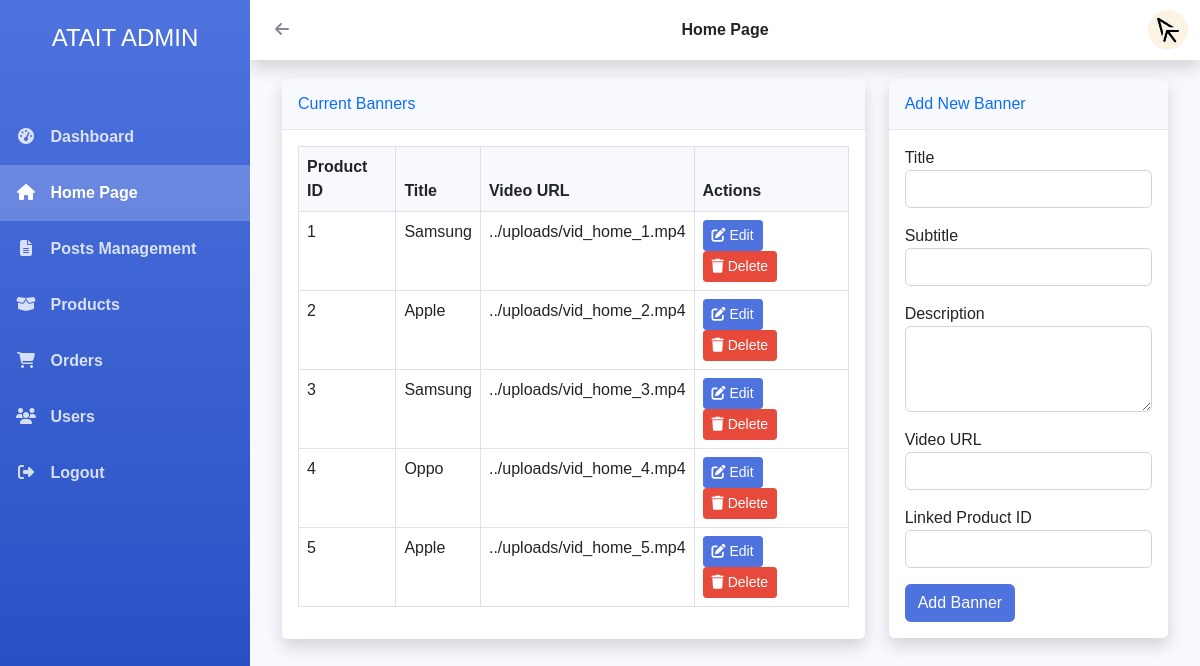
Screenshot of /52300173_52300157/admin/admin.php?section=home (signed in) with the database file from the repository.
### tables this page shows
CREATE TABLE `banners` (
  `id` int(11) NOT NULL,
  `video_url` varchar(255) DEFAULT NULL,
  `title` varchar(255) DEFAULT NULL,
  `subtitle` varchar(255) DEFAULT NULL,
  `description` text DEFAULT NULL,
  `product_id` int(11) DEFAULT NULL
);

### 52300173_52300157/admin/views/banners/index.php (the view, shortened to what this page needs)
<?php
$banners = $pdo->query("SELECT * FROM banners ORDER BY id ASC")->fetchAll();
$banners = $pdo->query("SELECT * FROM banners ORDER BY id ASC")->fetchAll();
?>
<div class="container-fluid">
    <h1 class="h3 mb-4 text-gray-800">Homepage Banners</h1>
    <div class="row">
        <div class="col-lg-8">
            <div class="card shadow mb-4">
                <div class="card-header py-3">
                    <h6 class="m-0 font-weight-bold text-primary">Current Banners</h6>
                </div>
                <div class="card-body">
                    <div class="table-responsive">
                        <table class="table table-bordered">
                            <thead>
                                <tr>
                                    <th>Product ID</th>
                                    <th>Title</th>
                                    <th>Video URL</th>
                                    <th>Actions</th>
                                </tr>
                            </thead>
                            <tbody>
                                <?php foreach ($banners as $banner): ?>
                                <tr>
                                    <td><?= htmlspecialchars($banner['product_id']) ?></td>
                                    <td><?= htmlspecialchars($banner['title']) ?></td>
                                    <td><?= htmlspecialchars($banner['video_url']) ?></td>
                                    <td>
                                        <a href="admin.php?section=home&action=edit_banner&id=<?= $banner['id'] ?>" class="btn btn-sm btn-primary">
    <i class="fas fa-edit"></i> Edit
</a>
                                        <form method="POST" style="display:inline;">
                                            <button type="submit" name="delete_banner" class="btn btn-sm btn-danger" onclick="return confirm('Are you sure?')">
                                                <i class="fas fa-trash"></i> Delete
                                            </button>
                                        </form>
                                    </td>
                                </tr>
                                <?php endforeach; ?>
                            </tbody>
                        </table>
                    </div>
                </div>
            </div>
        </div>
        <div class="col-lg-4">
            <div class="card shadow mb-4">
                <div class="card-header py-3">
                    <h6 class="m-0 font-weight-bold text-primary">Add New Banner</h6>
                </div>
                <div class="card-body">
                    <form method="POST">
                        <div class="form-group">
                            <label>Title</label>
                            <input type="text" name="title" class="form-control" required>
                        </div>
                        <div class="form-group">
                            <label>Subtitle</label>
                            <input type="text" name="subtitle" class="form-control" required>
                        </div>
                        <div class="form-group">
                            <label>Description</label>
                            <textarea name="description" class="form-control" rows="3" required></textarea>
                        </div>
                        <div class="form-group">
                            <label>Video URL</label>
                            <input type="text" name="video_url" class="form-control" required>
                        </div>
                        <div class="form-group">
                            <label>Linked Product ID</label>
                            <input type="number" name="product_id" class="form-control">
                        </div>
                        <button type="submit" name="add_banner" class="btn btn-primary">Add Banner</button>
                    </form>
                </div>
            </div>
        </div>
    </div>
</div>

### 52300173_52300157/admin/admin.php (style rules this page uses)
:root { --sidebar-width: 250px; --header-height: 60px; --primary-color: #4e73df; --secondary-color: #f8f9fc; }
body { font-family: 'Nunito', sans-serif; background-color: #f8f9fc; }
.card { border: none; border-radius: 0.35rem; box-shadow: 0 0.15rem 1.75rem 0 rgba(58, 59, 69, 0.1); margin-bottom: 20px; }
.card-header { background-color: #f8f9fc; border-bottom: 1px solid #e3e6f0; font-weight: 600; }
.table-responsive { overflow-x: auto; }
.table { width: 100%; margin-bottom: 1rem; color: #858796; }
.table th { font-weight: 600; background-color: #f8f9fc; }
.form-control { display: block; width: 100%; padding: 0.375rem 0.75rem; font-size: 1rem; line-height: 1.5; color: #6e707e; background-color: #fff; background-clip: padding-box; border: 1px solid #d1d3e2; border-radius: 0.35rem; transition: border-color 0.15s ease-in-out, box-shadow 0.15s ease-in-out; }
.form-group { margin-bottom: 1rem; }
.btn { display: inline-block; font-weight: 400; color: #858796; text-align: center; vertical-align: middle; user-select: none; background-color: transparent; border: 1px solid transparent; padding: 0.375rem 0.75rem; font-size: 1rem; line-height: 1.5; border-radius: 0.35rem; transition: color 0.15s ease-in-out, background-color 0.15s ease-in-out, border-color 0.15s ease-in-out, box-shadow 0.15s ease-in-out; }
.btn-primary { color: #fff; background-color: #4e73df; border-color: #4e73df; }
.btn-danger { color: #fff; background-color: #e74a3b; border-color: #e74a3b; }
.btn-sm { padding: 0.25rem 0.5rem; font-size: 0.875rem; line-height: 1.5; border-radius: 0.2rem; }

### rows the page displays
banners: product "1", title "Samsung", video_url "../uploads/vid_home_1.mp4"
banners: product "2", title "Apple", video_url "../uploads/vid_home_2.mp4"
banners: product "3", title "Samsung", video_url "../uploads/vid_home_3.mp4"
banners: product "4", title "Oppo", video_url "../uploads/vid_home_4.mp4"
banners: product "5", title "Apple", video_url "../uploads/vid_home_5.mp4"

### other values shown
$pageTitles[$currentSection] "Home Page"
